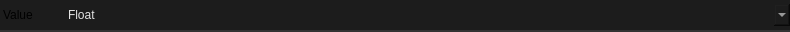
<?xml version="1.0" encoding="UTF-8"?>
<ui version="4.0">
 <class>Widget</class>
 <widget class="QWidget" name="Widget">
  <property name="geometry">
   <rect>
    <x>0</x>
    <y>0</y>
    <width>790</width>
    <height>32</height>
   </rect>
  </property>
  <property name="minimumSize">
   <size>
    <width>0</width>
    <height>0</height>
   </size>
  </property>
  <property name="maximumSize">
   <size>
    <width>16777215</width>
    <height>32</height>
   </size>
  </property>
  <property name="windowTitle">
   <string>Form</string>
  </property>
  <property name="styleSheet">
   <string notr="true">.QWidget {
    font: 580 10pt &quot;Segoe UI&quot;;
    border: 2px solid black;
    border-radius: 0px;
    border-left: 0px;
    border-right: 0px;
	border-top: 0px;
    border-color: rgba(50, 50, 50, 255);
    padding: 8px;
    padding-left: 6px;
    padding-right: 6px;
    color: #E3E3E3;
    background-color: #1C1C1C;
}

.QWidget::hover {
}
.QWidget::selected {
    background-color: #414956;
}</string>
  </property>
  <layout class="QVBoxLayout" name="verticalLayout">
   <property name="spacing">
    <number>0</number>
   </property>
   <property name="leftMargin">
    <number>0</number>
   </property>
   <property name="topMargin">
    <number>0</number>
   </property>
   <property name="rightMargin">
    <number>0</number>
   </property>
   <property name="bottomMargin">
    <number>0</number>
   </property>
   <item>
    <widget class="QFrame" name="frame">
     <property name="maximumSize">
      <size>
       <width>16777215</width>
       <height>32</height>
      </size>
     </property>
     <property name="styleSheet">
      <string notr="true">.QFrame {
    font: 580 10pt &quot;Segoe UI&quot;;
    border: 2px solid black;
    border-radius: 0px;
    border-left: 0px;
    border-right: 0px;
	border-top: 0px;
    border-color: rgba(50, 50, 50, 255);
    color: #E3E3E3;
    background-color: #1C1C1C;
}

.QFrame::hover {
}
.QFrame::selected {
    background-color: #414956;
}</string>
     </property>
     <property name="frameShape">
      <enum>QFrame::StyledPanel</enum>
     </property>
     <property name="frameShadow">
      <enum>QFrame::Raised</enum>
     </property>
     <property name="lineWidth">
      <number>0</number>
     </property>
     <layout class="QHBoxLayout" name="horizontalLayout_2">
      <property name="spacing">
       <number>16</number>
      </property>
      <property name="leftMargin">
       <number>0</number>
      </property>
      <property name="topMargin">
       <number>0</number>
      </property>
      <property name="rightMargin">
       <number>0</number>
      </property>
      <property name="bottomMargin">
       <number>0</number>
      </property>
      <item>
       <layout class="QHBoxLayout" name="layout">
        <property name="sizeConstraint">
         <enum>QLayout::SetFixedSize</enum>
        </property>
        <item>
         <widget class="QLabel" name="value_label">
          <property name="sizePolicy">
           <sizepolicy hsizetype="Fixed" vsizetype="Preferred">
            <horstretch>0</horstretch>
            <verstretch>0</verstretch>
           </sizepolicy>
          </property>
          <property name="styleSheet">
           <string notr="true">border:0px;
background-color: rgba(255, 255, 255, 0);
font: 8pt &quot;Segoe UI&quot;;
padding-right: 16px;

</string>
          </property>
          <property name="text">
           <string>Value</string>
          </property>
         </widget>
        </item>
        <item>
         <widget class="QComboBox" name="comboBox">
          <property name="styleSheet">
           <string notr="true">QComboBox {
    font: 580 8pt &quot;Segoe UI&quot;;
    border: 2px solid black;
    border-radius: 0px;
    border-color: rgba(80, 80, 80, 255);
    height: 18px;
    padding-top: 2px;
    padding-bottom: 2px;
	border-top:none;
border-bottom:none;
border:none;
    color: #E3E3E3;
    background-color: #1C1C1C;
}

QComboBox:hover {
    background-color: #414956;
    color: white;
}

QComboBox:pressed {
}

QComboBox:item {
    font: 580  8pt &quot;Segoe UI&quot;;
    color: #E3E3E3;
    padding-left: 5px;
    background-color: #1C1C1C;
    border-style: none;
}

QComboBox::drop-down {
    color: #E3E3E3;
    padding: 2px;
    background: url(://icons/arrow_drop_down_16dp.svg) no-repeat center;
    border-bottom: 0px solid black;
    border-top: 0px solid black;
    border-right: 0px;
    border-left: 2px solid;
    margin-left: 5px;
    padding: 5px;
    width: 7px;
    border-color: rgba(80, 80, 80, 255);
    background-color: #1C1C1C;
border:none;
}

QComboBox::drop-down:hover {
    background-color: #414956;
    color: white;
}


QComboBox QAbstractItemView {
    border: 2px solid gray;
    border-color: rgba(80, 80, 80, 255);
    selection-background-color: #414956;
    background-color: #1C1C1C;
}


QComboBox QAbstractItemView::item {
    height: 16px; /* Set the height of each item */
    padding: 4px; /* Add padding to each item */
    padding-left: 5px;
    padding-right: 5px;
    color: #ff8a8a8a;
    border-style: none;
    border-bottom: 0.5px solid black;
    border-color: rgba(255, 255, 255, 10);
}


QComboBox QAbstractItemView::item:selected {
    height: 16px; /* Set the height of each item */
    padding: 4px; /* Add padding to each item */
    padding-left: 5px;
    padding-right: 5px;
    background-color: #414956;
    color: white;
    border: none; /* Remove border */
    outline: none; /* Remove outline */
}
</string>
          </property>
          <item>
           <property name="text">
            <string>Float</string>
           </property>
          </item>
          <item>
           <property name="text">
            <string>Variable</string>
           </property>
          </item>
          <item>
           <property name="text">
            <string>Expression</string>
           </property>
          </item>
         </widget>
        </item>
       </layout>
      </item>
     </layout>
    </widget>
   </item>
  </layout>
 </widget>
 <resources/>
 <connections/>
</ui>
